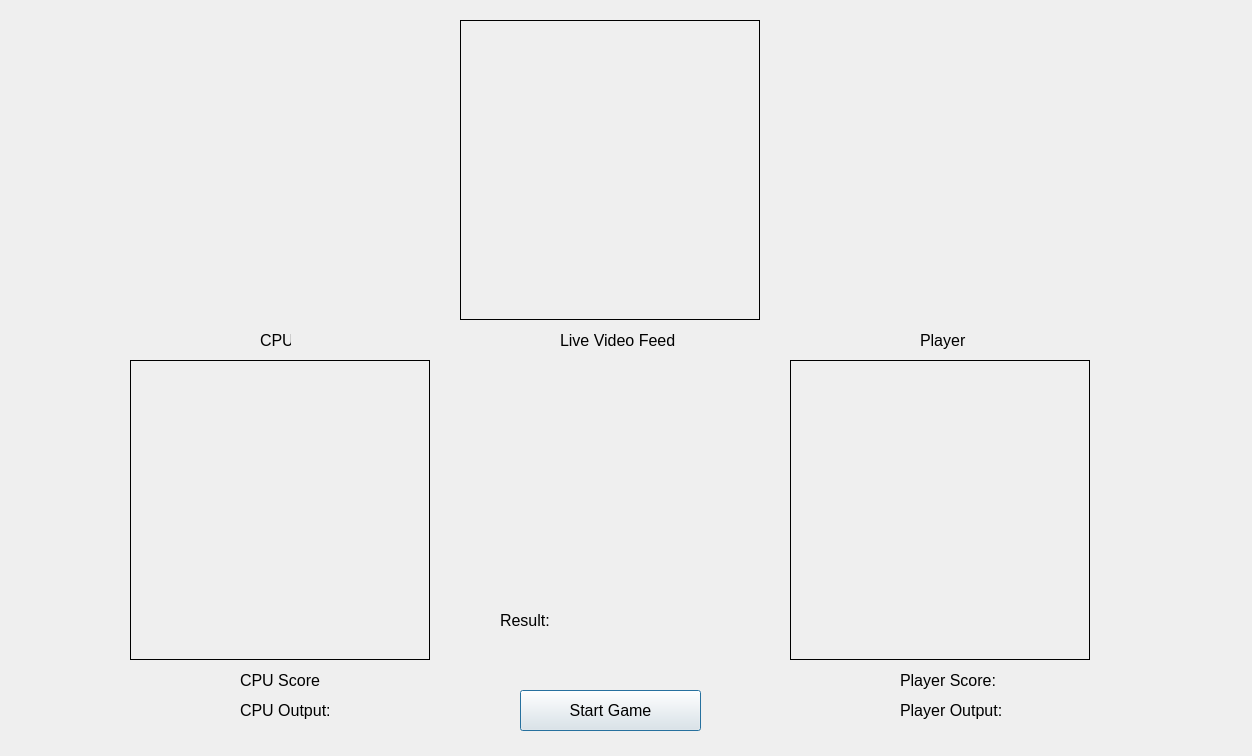
<?xml version="1.0" encoding="UTF-8"?>
<ui version="4.0">
 <class>Dialog</class>
 <widget class="QDialog" name="Dialog">
  <property name="geometry">
   <rect>
    <x>0</x>
    <y>0</y>
    <width>1252</width>
    <height>756</height>
   </rect>
  </property>
  <property name="windowTitle">
   <string>RPS Game</string>
  </property>
  <widget class="QPushButton" name="Start">
   <property name="geometry">
    <rect>
     <x>520</x>
     <y>690</y>
     <width>181</width>
     <height>41</height>
    </rect>
   </property>
   <property name="font">
    <font>
     <pointsize>12</pointsize>
    </font>
   </property>
   <property name="text">
    <string>Start Game</string>
   </property>
  </widget>
  <widget class="QLabel" name="CPU">
   <property name="geometry">
    <rect>
     <x>260</x>
     <y>330</y>
     <width>31</width>
     <height>21</height>
    </rect>
   </property>
   <property name="font">
    <font>
     <pointsize>12</pointsize>
    </font>
   </property>
   <property name="text">
    <string>CPU</string>
   </property>
  </widget>
  <widget class="QLabel" name="Player">
   <property name="geometry">
    <rect>
     <x>920</x>
     <y>330</y>
     <width>51</width>
     <height>21</height>
    </rect>
   </property>
   <property name="font">
    <font>
     <pointsize>12</pointsize>
    </font>
   </property>
   <property name="text">
    <string>Player</string>
   </property>
  </widget>
  <widget class="QLabel" name="CPUview">
   <property name="geometry">
    <rect>
     <x>130</x>
     <y>360</y>
     <width>300</width>
     <height>300</height>
    </rect>
   </property>
   <property name="frameShape">
    <enum>QFrame::Box</enum>
   </property>
   <property name="text">
    <string/>
   </property>
  </widget>
  <widget class="QLabel" name="Playerview">
   <property name="geometry">
    <rect>
     <x>790</x>
     <y>360</y>
     <width>300</width>
     <height>300</height>
    </rect>
   </property>
   <property name="frameShape">
    <enum>QFrame::Box</enum>
   </property>
   <property name="text">
    <string/>
   </property>
  </widget>
  <widget class="QLabel" name="Liveview">
   <property name="geometry">
    <rect>
     <x>460</x>
     <y>20</y>
     <width>300</width>
     <height>300</height>
    </rect>
   </property>
   <property name="frameShape">
    <enum>QFrame::Box</enum>
   </property>
   <property name="text">
    <string/>
   </property>
  </widget>
  <widget class="QLabel" name="CPUScore">
   <property name="geometry">
    <rect>
     <x>240</x>
     <y>670</y>
     <width>81</width>
     <height>21</height>
    </rect>
   </property>
   <property name="font">
    <font>
     <pointsize>12</pointsize>
    </font>
   </property>
   <property name="text">
    <string>CPU Score:</string>
   </property>
  </widget>
  <widget class="QLabel" name="PlayerScore">
   <property name="geometry">
    <rect>
     <x>900</x>
     <y>670</y>
     <width>111</width>
     <height>21</height>
    </rect>
   </property>
   <property name="font">
    <font>
     <pointsize>12</pointsize>
    </font>
   </property>
   <property name="text">
    <string>Player Score:</string>
   </property>
  </widget>
  <widget class="QLabel" name="LiveVideoFeed">
   <property name="geometry">
    <rect>
     <x>560</x>
     <y>330</y>
     <width>121</width>
     <height>21</height>
    </rect>
   </property>
   <property name="font">
    <font>
     <pointsize>12</pointsize>
    </font>
   </property>
   <property name="text">
    <string>Live Video Feed</string>
   </property>
  </widget>
  <widget class="QLabel" name="CPUoutput">
   <property name="geometry">
    <rect>
     <x>240</x>
     <y>700</y>
     <width>231</width>
     <height>21</height>
    </rect>
   </property>
   <property name="font">
    <font>
     <pointsize>12</pointsize>
    </font>
   </property>
   <property name="text">
    <string>CPU Output:</string>
   </property>
  </widget>
  <widget class="QLabel" name="Playeroutput">
   <property name="geometry">
    <rect>
     <x>900</x>
     <y>700</y>
     <width>171</width>
     <height>21</height>
    </rect>
   </property>
   <property name="font">
    <font>
     <pointsize>12</pointsize>
    </font>
   </property>
   <property name="text">
    <string>Player Output:</string>
   </property>
  </widget>
  <widget class="QLabel" name="Result">
   <property name="geometry">
    <rect>
     <x>500</x>
     <y>610</y>
     <width>151</width>
     <height>21</height>
    </rect>
   </property>
   <property name="font">
    <font>
     <pointsize>12</pointsize>
    </font>
   </property>
   <property name="text">
    <string>Result:</string>
   </property>
  </widget>
 </widget>
 <resources/>
 <connections/>
</ui>
